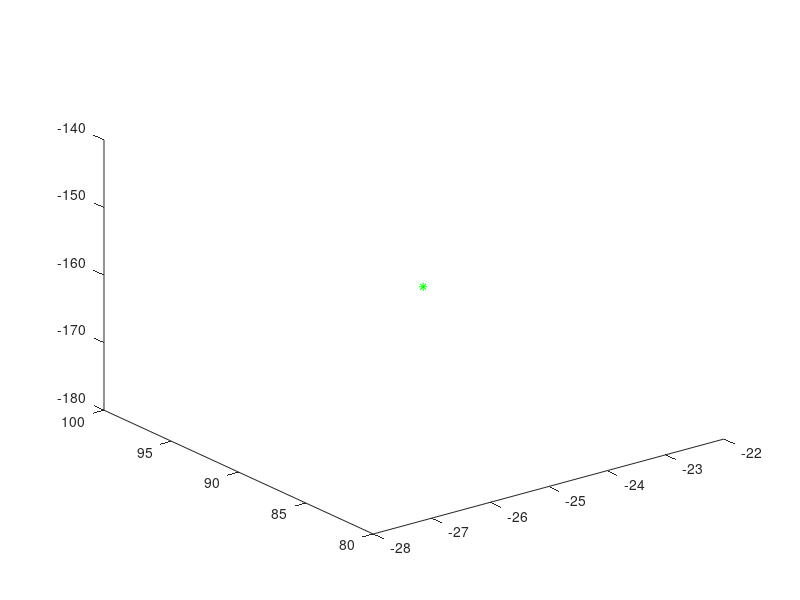

This figure's MATLAB source:
%Ejercico para cualquier problema rotacion-traslación-rotación
beta = -70
rad2 = (beta*(2*pi))/360

tetha = 120
rad1 = (tetha*(2*pi))/360

%Matriz p = (31.3, 51.2, 98.3)
P = [31.3; 51.2; 98.3; 1]

Px = P(1,1)
Py = P(2,1)
Pz = P(3,1)

%Matriz Tzp
Tzp = [cos(rad2), -sin(rad2), 0, Px;...
    sin(rad2), cos(rad2), 0, Py;...
    0, 0, 0, Pz;...
    0, 0, 0, 1]

%multiplicación de Tzp * P

Mul = Tzp * P


%Definimos Matriz Tpy

Tpy = [cos(rad1), 0, sin(rad1), (Px*cos(rad1))+(Pz*cos(rad1));...
    0, 1, 0, Py;...
    -sin(rad1), 0, cos(rad1), (Pz*cos(rad1))-(Px*cos(rad1));...
    0, 0, 0, 1]

%Obtenemos el resultado final
res = Tpy * Mul

%Obtenermos los valores a graficar de la resultante
R1 = res(1,1)
R2 = res(2,1)
R3 = res(3,1)

%graficamos 
plot3(R1,R2,R3, "g*")
